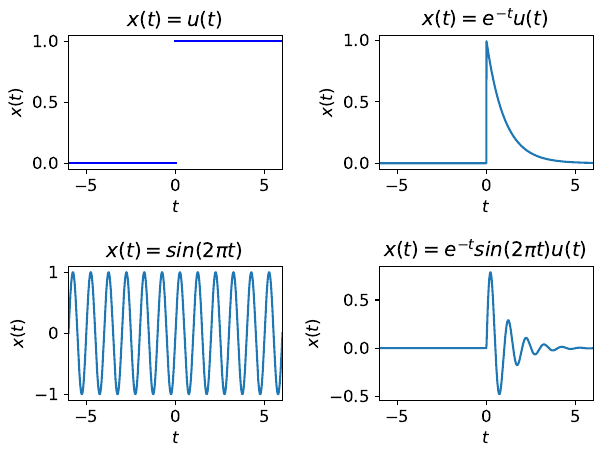

This figure's Python source:
import matplotlib
import matplotlib.pyplot as plt
import numpy as np

matplotlib.rcParams.update({'font.size': 12})

t = np.linspace(-6, 6, 1000);
u = (t >= 0)
e = np.exp(-t)*u
s = np.sin(2*np.pi*t)
es = e*s

f = plt.figure()

plt.subplot(2, 2, 1)
plt.plot(np.linspace(-6, 0, 1000), np.zeros(1000), color='b')
plt.plot(np.linspace(0, 6, 1000), np.ones(1000), color='b')
plt.xlabel('$t$')
plt.ylabel('$x(t)$')
plt.title('$x(t) = u(t)$')
plt.autoscale(enable=True, axis='x', tight=True)

plt.subplot(2, 2, 2)
plt.plot(t,e)
plt.xlabel('$t$')
plt.ylabel('$x(t)$')
plt.title('$x(t) = e^{-t}u(t)$')
plt.autoscale(enable=True, axis='x', tight=True)

plt.subplot(2, 2, 3)
plt.plot(t,s)
plt.xlabel('$t$')
plt.ylabel('$x(t)$')
plt.title('$x(t) = sin(2\pi t)$')
plt.autoscale(enable=True, axis='x', tight=True)

plt.subplot(2, 2, 4)
plt.plot(t,es)
plt.xlabel('$t$')
plt.ylabel('$x(t)$')
plt.title('$x(t) = e^{-t}sin(2\pi t)u(t)$')
plt.autoscale(enable=True, axis='x', tight=True)

plt.tight_layout()

#plt.show()

f.savefig("ctsignals.pdf", bbox_inches='tight')
